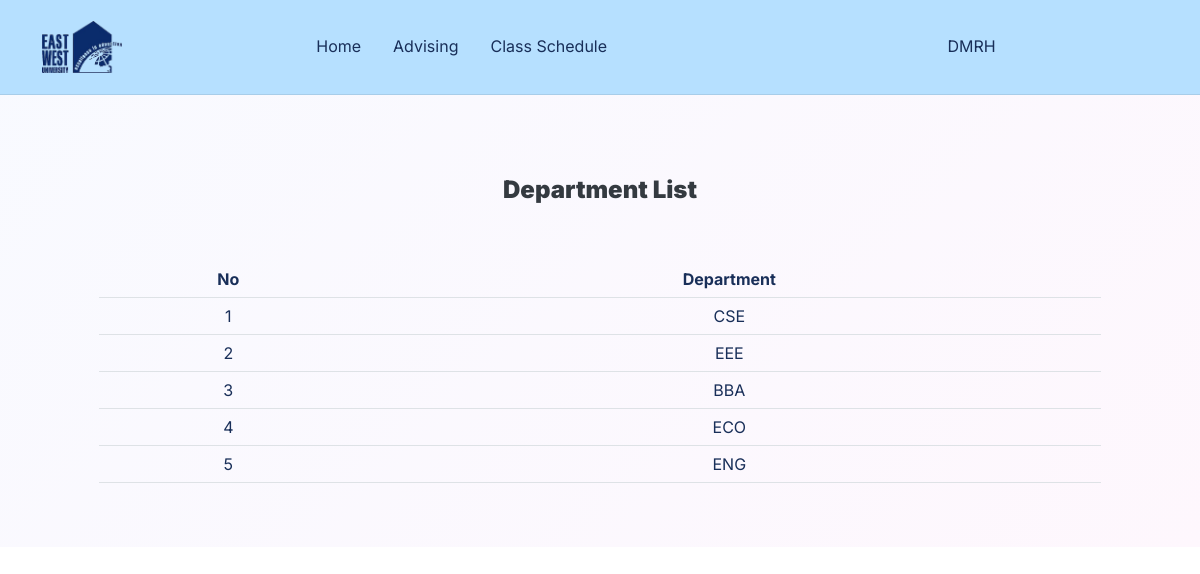
The page /departmentlist/ (signed in) on the database its author committed.
### home/models.py (models this page shows)
class User(AbstractUser):
    is_student = models.BooleanField(default=False)
    is_faculty = models.BooleanField(default=False)

### advising/models.py (models this page shows, shortened)
class Department(models.Model):
    name = models.CharField(max_length=100, null=False, blank=False, primary_key=True,default='')

### home/views.py (the view)
# urls.py: path('departmentlist/', views.DepartmentListView, name='department_list'),
def DepartmentListView(request):
    department = Department.objects.all();
    return render(request, 'home/department_list.html', {'dep': department});

### templates/home/department_list.html (shortened to what this page needs)
{% extends 'home/base.html' %}
{% load crispy_forms_filters %}
{% load crispy_forms_tags %}
{% block content %}
    <header class="bg-primary-gradient pt-6">
        <div class="container">
            <div class="row pt-5">
                <div class="col-md-8 col-xl-6 text-center text-md-start mx-auto">
                    <div class="text-center pb-5"><h4 class="fw-bold text-dark mb-2"><strong>Department List</strong><br>
                    </h4></div>
                    <div class="text-center pb-5">
                        {% if dep %}
                            <table class="table table-hover text-center">
                                <tr>
                                    <th>No</th>
                                    <th>Department</th>
                                </tr>
                                {% for d in dep %}
                                    <tr>
                                        <td>{{ forloop.counter }}</td>
                                        <td>{{ d.name }}</td>
                                    </tr>
                                {% endfor %}
                            </table>
                        {% else %}
                            <br><br>
                            <h4>0 Result</h4>
                        {% endif %}
                    </div>
                </div>
            </div>
        </div></header>
{% endblock %}

### templates/home/base.html (shortened to what this page needs)
{% load static %}
<html lang="en">
<head>
    <link rel="stylesheet" href="{% static 'assets/bootstrap/css/bootstrap.min.css' %}">
    <link rel="stylesheet" href="{% static 'assets/fonts/fontawesome-all.min.css' %}">
    <link rel="stylesheet" href="{% static 'assets/css/styles.min.css' %}">
</head>
<body style="background-position: 0 -60px;">
{% if request.user.is_authenticated %}
    <nav class="navbar navbar-light navbar-expand-md fixed-top navbar-shrink py-3" id="mainNav">
        <div class="container"><a class="navbar-brand d-flex align-items-center" href="{% url 'home' %}"><img
                class="nav-logo" src="{% static 'assets/img/ewu.png' %}"></a>
            <div class="collapse navbar-collapse" id="navcol-1">
                {% if request.user.is_faculty %}
                    <ul class="navbar-nav mx-auto">
                        <li class="nav-item"><a class="nav-link nav-txt" href="{% url 'home' %}">Home</a></li>
                        <li class="nav-item"><a class="nav-link nav-txt"
                                                href="{% url 'advising_by_faculty' %}">Advising</a>
                        </li>
                        <li class="nav-item"><a class="nav-link nav-txt" href="{% url 'f_schedule' %}">Class
                            Schedule</a></li>
                    </ul>
                {% endif %}
                <ul class="navbar-nav mx-auto align-items-center">
                    <li class="nav-item">
                        <div class="nav-item dropdown"><a aria-expanded="false" data-bs-toggle="dropdown"
                                                          class="nav-txt"
                                                          href="#">{{ request.user }}</a>
                        </div>
                    </li>
                </ul>
            </div>
        </div>
    </nav>
{% endif %}
<div>
    {% block content %}
    {% endblock content %}
</div>
</body>
</html>

### rows shown on the page
User: user "DMRH"
Department: name "CSE"
Department: name "EEE"
Department: name "BBA"
Department: name "ECO"
Department: name "ENG"
